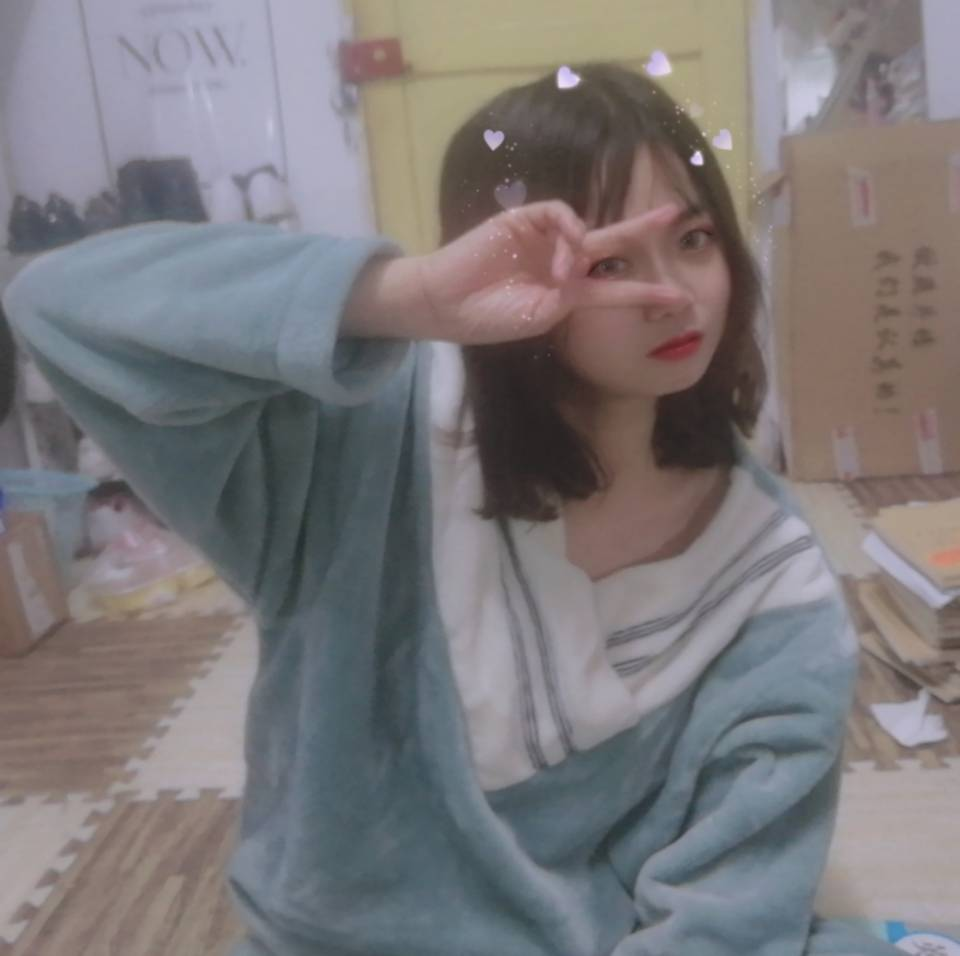
#> input picture kog/test/example.jpg, 960 x 956 px
$ python picture.py
#> lines starting #> are read from the running program, lines starting #| are printed output that depends on the picture
import cv2
import numpy as np


def dodgeNaive(image, mask):
    # determine the shape of the input image
    width, height = image.shape[:2]

    # prepare output argument with same size as image
    blend = np.zeros((width, height), np.uint8)

    for col in range(width):
        for row in range(height):
            # do for every pixel
            if mask[col, row] == 255:
                # avoid division by zero
                blend[col, row] = 255
            else:
                # shift image pixel value by 8 bits
                # divide by the inverse of the mask
                tmp = (image[col, row] << 8) / (255 - mask)
                # print('tmp={}'.format(tmp.shape))
                # make sure resulting value stays within bounds
                if tmp.any() > 255:
                    tmp = 255
                    blend[col, row] = tmp

    return blend


def dodgeV2(image, mask):
    return cv2.divide(image, 255 - mask, scale=256)


def burnV2(image, mask):
    return 255 - cv2.divide(255 - image, 255 - mask, scale=256)


def rgb_to_sketch(src_image_name, dst_image_name):
#> called with src_image_name = 'example.jpg', dst_image_name = 'sketch_example.jpg'
    img_rgb = cv2.imread(src_image_name)
#> img_rgb is the input picture: shape (956, 960, 3); mean B, G, R 121.6, 119.7, 123.6
    img_gray = cv2.cvtColor(img_rgb, cv2.COLOR_BGR2GRAY)
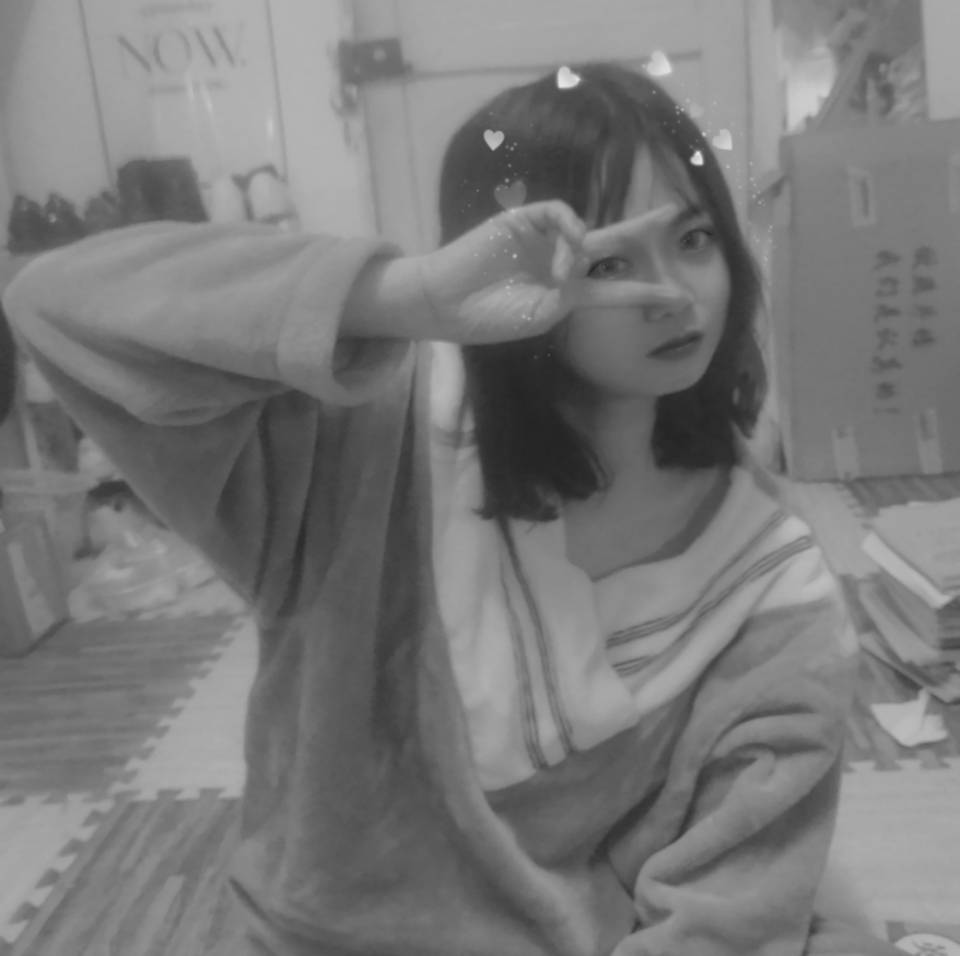
#> img_gray: shape (956, 960); min 36, max 232, mean 121.1
    # 读取图片时直接转换操作
    # img_gray = cv2.imread('example.jpg', cv2.IMREAD_GRAYSCALE)

    img_gray_inv = 255 - img_gray
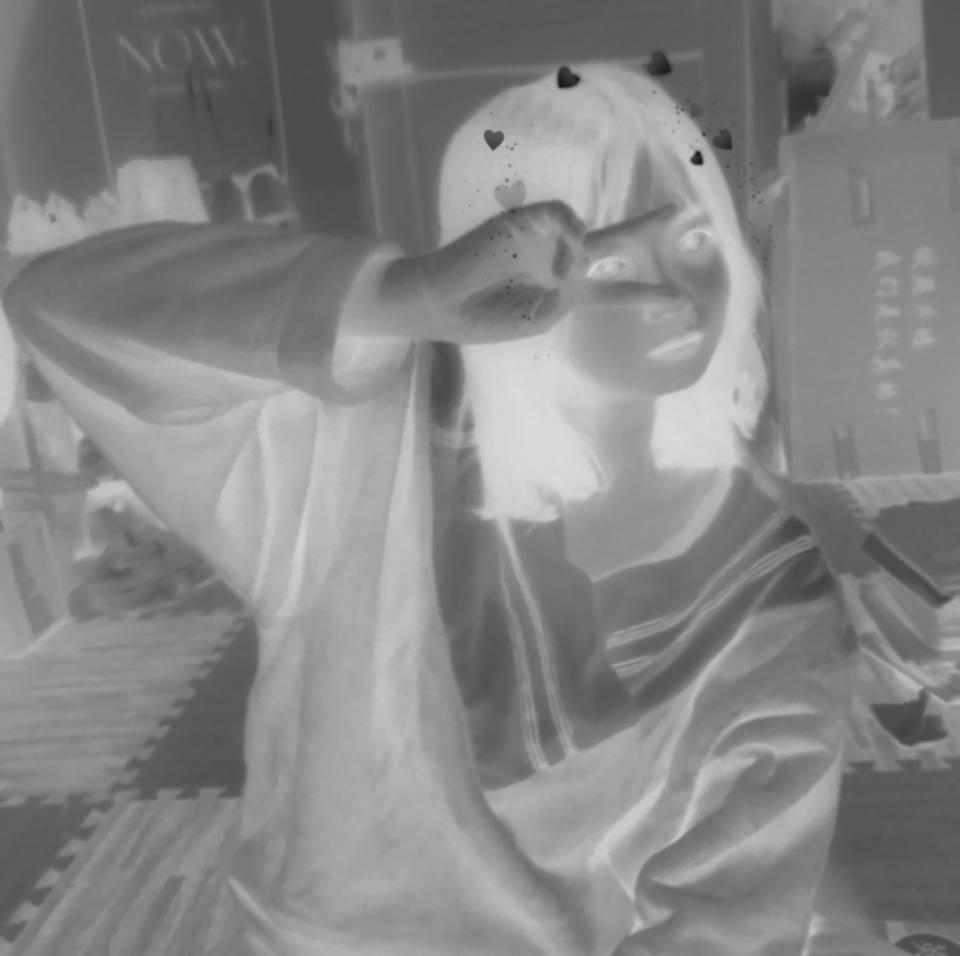
#> img_gray_inv: shape (956, 960); min 23, max 219, mean 133.9
    img_blur = cv2.GaussianBlur(img_gray_inv, ksize=(21, 21),
                                sigmaX=0, sigmaY=0)
    img_blend = dodgeV2(img_gray, img_blur)
#> in dodgeV2, `return cv2.divide(image, 255 - mask, scale=256)`:
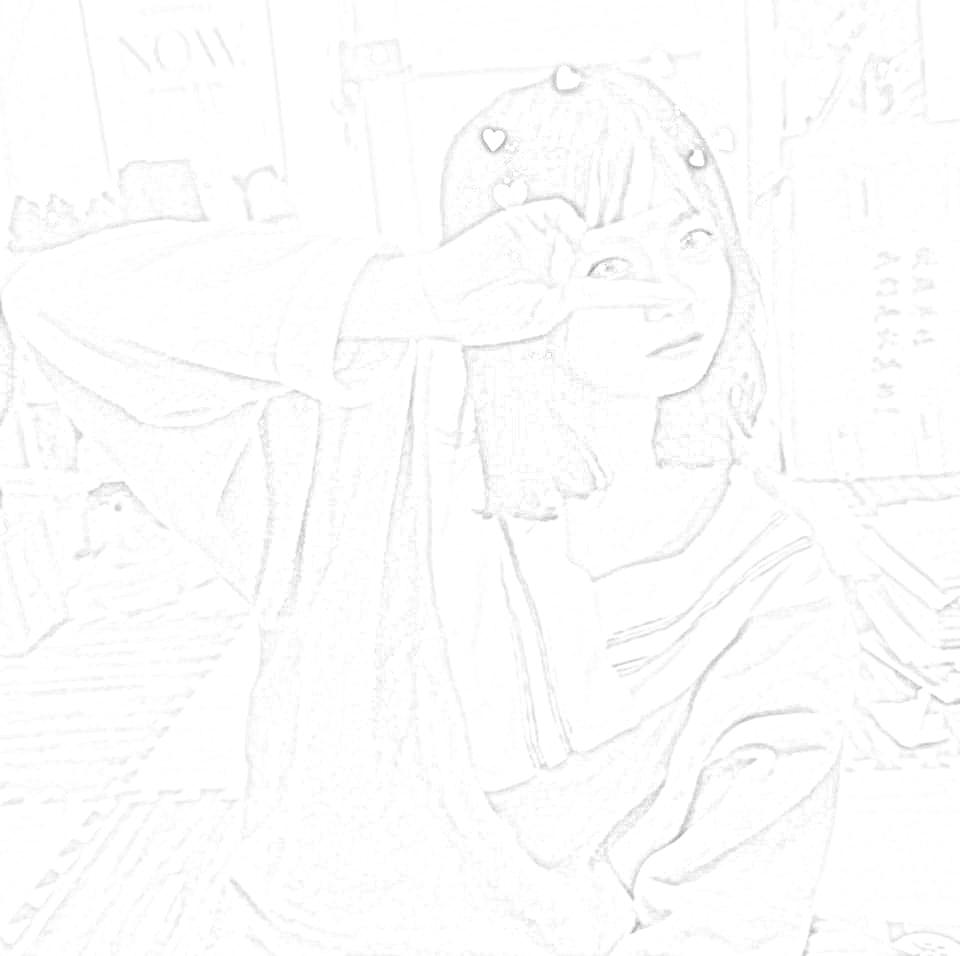
#> returned value: shape (956, 960); min 149, max 255, mean 252.8

    cv2.imshow('original', img_rgb)
    #cv2.imshow('gray', img_gray)
    #cv2.imshow('gray_inv', img_gray_inv)
    #cv2.imshow('gray_blur', img_blur)
    cv2.imshow("pencil sketch", img_blend)
    cv2.waitKey(0)
    cv2.destroyAllWindows()
    cv2.imwrite(dst_image_name, img_blend)


if __name__ == '__main__':
    src_image_name = 'example.jpg'
    dst_image_name = 'sketch_example.jpg'
    rgb_to_sketch(src_image_name, dst_image_name)
